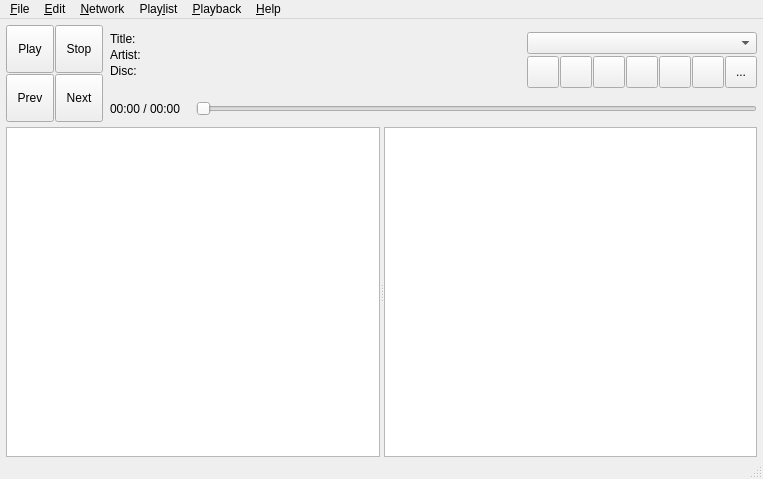
<?xml version="1.0" encoding="UTF-8"?>
<ui version="4.0">
 <class>MainWindow</class>
 <widget class="QMainWindow" name="MainWindow">
  <property name="geometry">
   <rect>
    <x>0</x>
    <y>0</y>
    <width>763</width>
    <height>479</height>
   </rect>
  </property>
  <property name="windowTitle">
   <string>SkyMPC</string>
  </property>
  <widget class="QWidget" name="centralWidget">
   <layout class="QVBoxLayout" name="verticalLayout_2">
    <property name="spacing">
     <number>4</number>
    </property>
    <property name="leftMargin">
     <number>6</number>
    </property>
    <property name="topMargin">
     <number>6</number>
    </property>
    <property name="rightMargin">
     <number>6</number>
    </property>
    <property name="bottomMargin">
     <number>0</number>
    </property>
    <item>
     <widget class="QStackedWidget" name="stackedWidget">
      <property name="sizePolicy">
       <sizepolicy hsizetype="Preferred" vsizetype="Maximum">
        <horstretch>0</horstretch>
        <verstretch>0</verstretch>
       </sizepolicy>
      </property>
      <property name="currentIndex">
       <number>0</number>
      </property>
      <widget class="QWidget" name="page_connected">
       <property name="sizePolicy">
        <sizepolicy hsizetype="Preferred" vsizetype="Maximum">
         <horstretch>0</horstretch>
         <verstretch>0</verstretch>
        </sizepolicy>
       </property>
       <layout class="QHBoxLayout" name="horizontalLayout_3">
        <property name="leftMargin">
         <number>0</number>
        </property>
        <property name="topMargin">
         <number>0</number>
        </property>
        <property name="rightMargin">
         <number>0</number>
        </property>
        <property name="bottomMargin">
         <number>0</number>
        </property>
        <item>
         <widget class="QWidget" name="widget" native="true">
          <property name="minimumSize">
           <size>
            <width>98</width>
            <height>98</height>
           </size>
          </property>
          <property name="maximumSize">
           <size>
            <width>98</width>
            <height>98</height>
           </size>
          </property>
          <layout class="QGridLayout" name="gridLayout">
           <property name="leftMargin">
            <number>0</number>
           </property>
           <property name="topMargin">
            <number>0</number>
           </property>
           <property name="rightMargin">
            <number>0</number>
           </property>
           <property name="bottomMargin">
            <number>0</number>
           </property>
           <property name="spacing">
            <number>1</number>
           </property>
           <item row="1" column="0">
            <widget class="QToolButton" name="toolButton_prev">
             <property name="minimumSize">
              <size>
               <width>48</width>
               <height>48</height>
              </size>
             </property>
             <property name="maximumSize">
              <size>
               <width>48</width>
               <height>48</height>
              </size>
             </property>
             <property name="toolTip">
              <string>Previous</string>
             </property>
             <property name="text">
              <string>Prev</string>
             </property>
             <property name="icon">
              <iconset resource="../resources.qrc">
               <normaloff>:/image/prev.svgz</normaloff>:/image/prev.svgz</iconset>
             </property>
             <property name="iconSize">
              <size>
               <width>20</width>
               <height>20</height>
              </size>
             </property>
            </widget>
           </item>
           <item row="1" column="1">
            <widget class="QToolButton" name="toolButton_next">
             <property name="minimumSize">
              <size>
               <width>48</width>
               <height>48</height>
              </size>
             </property>
             <property name="maximumSize">
              <size>
               <width>48</width>
               <height>48</height>
              </size>
             </property>
             <property name="toolTip">
              <string>Next</string>
             </property>
             <property name="text">
              <string>Next</string>
             </property>
             <property name="icon">
              <iconset resource="../resources.qrc">
               <normaloff>:/image/next.svgz</normaloff>:/image/next.svgz</iconset>
             </property>
             <property name="iconSize">
              <size>
               <width>20</width>
               <height>20</height>
              </size>
             </property>
            </widget>
           </item>
           <item row="0" column="1">
            <widget class="QToolButton" name="toolButton_stop">
             <property name="minimumSize">
              <size>
               <width>48</width>
               <height>48</height>
              </size>
             </property>
             <property name="maximumSize">
              <size>
               <width>48</width>
               <height>48</height>
              </size>
             </property>
             <property name="focusPolicy">
              <enum>Qt::TabFocus</enum>
             </property>
             <property name="toolTip">
              <string>Stop</string>
             </property>
             <property name="text">
              <string>Stop</string>
             </property>
             <property name="icon">
              <iconset resource="../resources.qrc">
               <normaloff>:/image/stop.svgz</normaloff>:/image/stop.svgz</iconset>
             </property>
             <property name="iconSize">
              <size>
               <width>20</width>
               <height>20</height>
              </size>
             </property>
            </widget>
           </item>
           <item row="0" column="0">
            <widget class="QToolButton" name="toolButton_play">
             <property name="minimumSize">
              <size>
               <width>48</width>
               <height>48</height>
              </size>
             </property>
             <property name="maximumSize">
              <size>
               <width>48</width>
               <height>48</height>
              </size>
             </property>
             <property name="focusPolicy">
              <enum>Qt::TabFocus</enum>
             </property>
             <property name="toolTip">
              <string>Play</string>
             </property>
             <property name="text">
              <string>Play</string>
             </property>
             <property name="icon">
              <iconset resource="../resources.qrc">
               <normaloff>:/image/play.svgz</normaloff>:/image/play.svgz</iconset>
             </property>
             <property name="iconSize">
              <size>
               <width>20</width>
               <height>20</height>
              </size>
             </property>
            </widget>
           </item>
          </layout>
         </widget>
        </item>
        <item>
         <layout class="QVBoxLayout" name="verticalLayout">
          <item>
           <layout class="QHBoxLayout" name="horizontalLayout_2">
            <item>
             <widget class="QWidget" name="widget_information_area" native="true">
              <property name="sizePolicy">
               <sizepolicy hsizetype="Expanding" vsizetype="Minimum">
                <horstretch>0</horstretch>
                <verstretch>0</verstretch>
               </sizepolicy>
              </property>
              <property name="maximumSize">
               <size>
                <width>16777215</width>
                <height>200</height>
               </size>
              </property>
              <layout class="QFormLayout" name="formLayout">
               <property name="fieldGrowthPolicy">
                <enum>QFormLayout::AllNonFixedFieldsGrow</enum>
               </property>
               <property name="horizontalSpacing">
                <number>2</number>
               </property>
               <property name="verticalSpacing">
                <number>2</number>
               </property>
               <property name="leftMargin">
                <number>0</number>
               </property>
               <property name="topMargin">
                <number>0</number>
               </property>
               <property name="rightMargin">
                <number>0</number>
               </property>
               <property name="bottomMargin">
                <number>0</number>
               </property>
               <item row="0" column="0">
                <widget class="QLabel" name="label_2">
                 <property name="text">
                  <string>Title:</string>
                 </property>
                </widget>
               </item>
               <item row="0" column="1">
                <widget class="QLabel" name="label_title">
                 <property name="sizePolicy">
                  <sizepolicy hsizetype="Ignored" vsizetype="Preferred">
                   <horstretch>0</horstretch>
                   <verstretch>0</verstretch>
                  </sizepolicy>
                 </property>
                 <property name="text">
                  <string/>
                 </property>
                </widget>
               </item>
               <item row="1" column="0">
                <widget class="QLabel" name="label_3">
                 <property name="text">
                  <string>Artist:</string>
                 </property>
                </widget>
               </item>
               <item row="1" column="1">
                <widget class="QLabel" name="label_artist">
                 <property name="sizePolicy">
                  <sizepolicy hsizetype="Ignored" vsizetype="Preferred">
                   <horstretch>0</horstretch>
                   <verstretch>0</verstretch>
                  </sizepolicy>
                 </property>
                 <property name="text">
                  <string/>
                 </property>
                </widget>
               </item>
               <item row="2" column="0">
                <widget class="QLabel" name="label_4">
                 <property name="text">
                  <string>Disc:</string>
                 </property>
                </widget>
               </item>
               <item row="2" column="1">
                <widget class="QLabel" name="label_disc">
                 <property name="sizePolicy">
                  <sizepolicy hsizetype="Ignored" vsizetype="Preferred">
                   <horstretch>0</horstretch>
                   <verstretch>0</verstretch>
                  </sizepolicy>
                 </property>
                 <property name="text">
                  <string/>
                 </property>
                </widget>
               </item>
              </layout>
             </widget>
            </item>
            <item>
             <layout class="QVBoxLayout" name="verticalLayout_5">
              <property name="spacing">
               <number>2</number>
              </property>
              <item>
               <widget class="ServersComboBox" name="comboBox_servers1"/>
              </item>
              <item>
               <layout class="QHBoxLayout" name="horizontalLayout_7">
                <property name="spacing">
                 <number>1</number>
                </property>
                <item>
                 <widget class="QToolButton" name="toolButton_repeat">
                  <property name="minimumSize">
                   <size>
                    <width>32</width>
                    <height>32</height>
                   </size>
                  </property>
                  <property name="maximumSize">
                   <size>
                    <width>32</width>
                    <height>32</height>
                   </size>
                  </property>
                  <property name="toolTip">
                   <string>Repeat</string>
                  </property>
                  <property name="text">
                   <string/>
                  </property>
                  <property name="icon">
                   <iconset resource="../resources.qrc">
                    <normaloff>:/image/repeat.svgz</normaloff>:/image/repeat.svgz</iconset>
                  </property>
                  <property name="iconSize">
                   <size>
                    <width>20</width>
                    <height>20</height>
                   </size>
                  </property>
                  <property name="checkable">
                   <bool>true</bool>
                  </property>
                 </widget>
                </item>
                <item>
                 <widget class="QToolButton" name="toolButton_random">
                  <property name="minimumSize">
                   <size>
                    <width>32</width>
                    <height>32</height>
                   </size>
                  </property>
                  <property name="maximumSize">
                   <size>
                    <width>32</width>
                    <height>32</height>
                   </size>
                  </property>
                  <property name="toolTip">
                   <string>Random</string>
                  </property>
                  <property name="text">
                   <string/>
                  </property>
                  <property name="icon">
                   <iconset resource="../resources.qrc">
                    <normaloff>:/image/random.svgz</normaloff>:/image/random.svgz</iconset>
                  </property>
                  <property name="iconSize">
                   <size>
                    <width>20</width>
                    <height>20</height>
                   </size>
                  </property>
                  <property name="checkable">
                   <bool>true</bool>
                  </property>
                 </widget>
                </item>
                <item>
                 <widget class="QToolButton" name="toolButton_single">
                  <property name="minimumSize">
                   <size>
                    <width>32</width>
                    <height>32</height>
                   </size>
                  </property>
                  <property name="maximumSize">
                   <size>
                    <width>32</width>
                    <height>32</height>
                   </size>
                  </property>
                  <property name="toolTip">
                   <string>Single</string>
                  </property>
                  <property name="text">
                   <string/>
                  </property>
                  <property name="icon">
                   <iconset resource="../resources.qrc">
                    <normaloff>:/image/single.svgz</normaloff>:/image/single.svgz</iconset>
                  </property>
                  <property name="iconSize">
                   <size>
                    <width>20</width>
                    <height>20</height>
                   </size>
                  </property>
                  <property name="checkable">
                   <bool>true</bool>
                  </property>
                 </widget>
                </item>
                <item>
                 <widget class="QToolButton" name="toolButton_consume">
                  <property name="minimumSize">
                   <size>
                    <width>32</width>
                    <height>32</height>
                   </size>
                  </property>
                  <property name="maximumSize">
                   <size>
                    <width>32</width>
                    <height>32</height>
                   </size>
                  </property>
                  <property name="toolTip">
                   <string>Consume</string>
                  </property>
                  <property name="text">
                   <string/>
                  </property>
                  <property name="icon">
                   <iconset resource="../resources.qrc">
                    <normaloff>:/image/consume.svgz</normaloff>:/image/consume.svgz</iconset>
                  </property>
                  <property name="iconSize">
                   <size>
                    <width>20</width>
                    <height>20</height>
                   </size>
                  </property>
                  <property name="checkable">
                   <bool>true</bool>
                  </property>
                 </widget>
                </item>
                <item>
                 <widget class="QToolButton" name="toolButton_volume">
                  <property name="minimumSize">
                   <size>
                    <width>32</width>
                    <height>32</height>
                   </size>
                  </property>
                  <property name="maximumSize">
                   <size>
                    <width>32</width>
                    <height>32</height>
                   </size>
                  </property>
                  <property name="toolTip">
                   <string>Volume</string>
                  </property>
                  <property name="text">
                   <string/>
                  </property>
                  <property name="icon">
                   <iconset resource="../resources.qrc">
                    <normaloff>:/image/speaker.svgz</normaloff>:/image/speaker.svgz</iconset>
                  </property>
                  <property name="iconSize">
                   <size>
                    <width>20</width>
                    <height>20</height>
                   </size>
                  </property>
                 </widget>
                </item>
                <item>
                 <widget class="QToolButton" name="toolButton_sleep_timer">
                  <property name="minimumSize">
                   <size>
                    <width>32</width>
                    <height>32</height>
                   </size>
                  </property>
                  <property name="maximumSize">
                   <size>
                    <width>32</width>
                    <height>32</height>
                   </size>
                  </property>
                  <property name="toolTip">
                   <string>Sleep Timer</string>
                  </property>
                  <property name="text">
                   <string/>
                  </property>
                  <property name="icon">
                   <iconset resource="../resources.qrc">
                    <normaloff>:/image/timer.svgz</normaloff>:/image/timer.svgz</iconset>
                  </property>
                  <property name="iconSize">
                   <size>
                    <width>20</width>
                    <height>20</height>
                   </size>
                  </property>
                 </widget>
                </item>
                <item>
                 <widget class="QToolButton" name="toolButton_menu">
                  <property name="minimumSize">
                   <size>
                    <width>32</width>
                    <height>32</height>
                   </size>
                  </property>
                  <property name="maximumSize">
                   <size>
                    <width>32</width>
                    <height>32</height>
                   </size>
                  </property>
                  <property name="text">
                   <string>...</string>
                  </property>
                 </widget>
                </item>
               </layout>
              </item>
             </layout>
            </item>
           </layout>
          </item>
          <item>
           <layout class="QHBoxLayout" name="horizontalLayout">
            <item>
             <widget class="QLabel" name="label_progress">
              <property name="minimumSize">
               <size>
                <width>80</width>
                <height>0</height>
               </size>
              </property>
              <property name="text">
               <string>00:00 / 00:00</string>
              </property>
             </widget>
            </item>
            <item>
             <widget class="QSlider" name="horizontalSlider">
              <property name="orientation">
               <enum>Qt::Horizontal</enum>
              </property>
             </widget>
            </item>
           </layout>
          </item>
         </layout>
        </item>
       </layout>
      </widget>
      <widget class="QWidget" name="page_disconnecccted">
       <property name="sizePolicy">
        <sizepolicy hsizetype="Preferred" vsizetype="Maximum">
         <horstretch>0</horstretch>
         <verstretch>0</verstretch>
        </sizepolicy>
       </property>
       <layout class="QVBoxLayout" name="verticalLayout_4">
        <property name="leftMargin">
         <number>0</number>
        </property>
        <property name="topMargin">
         <number>0</number>
        </property>
        <property name="rightMargin">
         <number>0</number>
        </property>
        <property name="bottomMargin">
         <number>0</number>
        </property>
        <item>
         <widget class="QLabel" name="label">
          <property name="sizePolicy">
           <sizepolicy hsizetype="Preferred" vsizetype="Maximum">
            <horstretch>0</horstretch>
            <verstretch>0</verstretch>
           </sizepolicy>
          </property>
          <property name="text">
           <string>Connection is not established.</string>
          </property>
          <property name="alignment">
           <set>Qt::AlignCenter</set>
          </property>
         </widget>
        </item>
        <item>
         <layout class="QHBoxLayout" name="horizontalLayout_5">
          <item>
           <spacer name="horizontalSpacer">
            <property name="orientation">
             <enum>Qt::Horizontal</enum>
            </property>
            <property name="sizeHint" stdset="0">
             <size>
              <width>40</width>
              <height>20</height>
             </size>
            </property>
           </spacer>
          </item>
          <item>
           <widget class="ServersComboBox" name="comboBox_servers2">
            <property name="sizeAdjustPolicy">
             <enum>QComboBox::AdjustToContents</enum>
            </property>
           </widget>
          </item>
          <item>
           <spacer name="horizontalSpacer_2">
            <property name="orientation">
             <enum>Qt::Horizontal</enum>
            </property>
            <property name="sizeHint" stdset="0">
             <size>
              <width>40</width>
              <height>20</height>
             </size>
            </property>
           </spacer>
          </item>
         </layout>
        </item>
       </layout>
      </widget>
     </widget>
    </item>
    <item>
     <widget class="QSplitter" name="splitter">
      <property name="sizePolicy">
       <sizepolicy hsizetype="Expanding" vsizetype="Ignored">
        <horstretch>0</horstretch>
        <verstretch>0</verstretch>
       </sizepolicy>
      </property>
      <property name="orientation">
       <enum>Qt::Horizontal</enum>
      </property>
      <widget class="MyTreeWidget" name="treeWidget">
       <property name="sizePolicy">
        <sizepolicy hsizetype="Expanding" vsizetype="Ignored">
         <horstretch>0</horstretch>
         <verstretch>0</verstretch>
        </sizepolicy>
       </property>
       <property name="editTriggers">
        <set>QAbstractItemView::NoEditTriggers</set>
       </property>
       <property name="dragEnabled">
        <bool>true</bool>
       </property>
       <property name="dragDropMode">
        <enum>QAbstractItemView::DragOnly</enum>
       </property>
       <property name="defaultDropAction">
        <enum>Qt::CopyAction</enum>
       </property>
       <property name="selectionMode">
        <enum>QAbstractItemView::SingleSelection</enum>
       </property>
       <property name="verticalScrollMode">
        <enum>QAbstractItemView::ScrollPerItem</enum>
       </property>
       <property name="expandsOnDoubleClick">
        <bool>false</bool>
       </property>
       <attribute name="headerVisible">
        <bool>false</bool>
       </attribute>
       <column>
        <property name="text">
         <string notr="true">1</string>
        </property>
       </column>
      </widget>
      <widget class="MyListWidget" name="listWidget_playlist">
       <property name="sizePolicy">
        <sizepolicy hsizetype="Expanding" vsizetype="Ignored">
         <horstretch>0</horstretch>
         <verstretch>0</verstretch>
        </sizepolicy>
       </property>
       <property name="acceptDrops">
        <bool>true</bool>
       </property>
       <property name="editTriggers">
        <set>QAbstractItemView::NoEditTriggers</set>
       </property>
       <property name="dragEnabled">
        <bool>true</bool>
       </property>
       <property name="dragDropMode">
        <enum>QAbstractItemView::DragDrop</enum>
       </property>
       <property name="defaultDropAction">
        <enum>Qt::MoveAction</enum>
       </property>
       <property name="selectionMode">
        <enum>QAbstractItemView::ExtendedSelection</enum>
       </property>
       <property name="iconSize">
        <size>
         <width>11</width>
         <height>11</height>
        </size>
       </property>
       <property name="verticalScrollMode">
        <enum>QAbstractItemView::ScrollPerItem</enum>
       </property>
       <property name="horizontalScrollMode">
        <enum>QAbstractItemView::ScrollPerPixel</enum>
       </property>
      </widget>
     </widget>
    </item>
   </layout>
  </widget>
  <widget class="QMenuBar" name="menuBar">
   <property name="geometry">
    <rect>
     <x>0</x>
     <y>0</y>
     <width>763</width>
     <height>24</height>
    </rect>
   </property>
   <widget class="QMenu" name="menu_File">
    <property name="title">
     <string>&amp;File</string>
    </property>
    <addaction name="action_file_close"/>
   </widget>
   <widget class="QMenu" name="menu_Playback">
    <property name="title">
     <string>&amp;Playback</string>
    </property>
    <addaction name="action_play"/>
    <addaction name="action_previous"/>
    <addaction name="action_next"/>
    <addaction name="action_stop"/>
    <addaction name="separator"/>
    <addaction name="action_repeat"/>
    <addaction name="action_random"/>
    <addaction name="action_single"/>
    <addaction name="action_consume"/>
    <addaction name="separator"/>
    <addaction name="action_sleep_timer"/>
   </widget>
   <widget class="QMenu" name="menu_Help">
    <property name="title">
     <string>&amp;Help</string>
    </property>
    <addaction name="action_help_about"/>
   </widget>
   <widget class="QMenu" name="menu_Edit">
    <property name="title">
     <string>&amp;Edit</string>
    </property>
    <addaction name="action_edit_copy"/>
    <addaction name="action_edit_cut"/>
    <addaction name="action_edit_paste_insert"/>
    <addaction name="action_edit_paste_bottom"/>
    <addaction name="action_edit_delete"/>
   </widget>
   <widget class="QMenu" name="menu_Network">
    <property name="title">
     <string>&amp;Network</string>
    </property>
    <addaction name="action_network_connect"/>
    <addaction name="action_network_disconnect"/>
    <addaction name="separator"/>
    <addaction name="action_network_reconnect"/>
   </widget>
   <widget class="QMenu" name="menuPlay_list">
    <property name="title">
     <string>Play&amp;list</string>
    </property>
    <addaction name="action_playlist_update"/>
    <addaction name="separator"/>
    <addaction name="action_playlist_edit"/>
    <addaction name="action_playlist_add_location"/>
    <addaction name="action_playlist_unify"/>
    <addaction name="separator"/>
    <addaction name="action_playlist_quick_load_1"/>
    <addaction name="action_playlist_quick_save_1"/>
    <addaction name="action_playlist_quick_load_2"/>
    <addaction name="action_playlist_quick_save_2"/>
    <addaction name="separator"/>
    <addaction name="action_playlist_clear"/>
   </widget>
   <addaction name="menu_File"/>
   <addaction name="menu_Edit"/>
   <addaction name="menu_Network"/>
   <addaction name="menuPlay_list"/>
   <addaction name="menu_Playback"/>
   <addaction name="menu_Help"/>
  </widget>
  <widget class="QStatusBar" name="statusBar"/>
  <action name="action_random">
   <property name="checkable">
    <bool>true</bool>
   </property>
   <property name="icon">
    <iconset resource="../resources.qrc">
     <normaloff>:/image/random.svgz</normaloff>:/image/random.svgz</iconset>
   </property>
   <property name="text">
    <string>Ra&amp;ndom</string>
   </property>
   <property name="toolTip">
    <string>Random</string>
   </property>
   <property name="shortcut">
    <string>Ctrl+N</string>
   </property>
  </action>
  <action name="action_repeat">
   <property name="checkable">
    <bool>true</bool>
   </property>
   <property name="icon">
    <iconset resource="../resources.qrc">
     <normaloff>:/image/repeat.svgz</normaloff>:/image/repeat.svgz</iconset>
   </property>
   <property name="text">
    <string>&amp;Repeat</string>
   </property>
   <property name="toolTip">
    <string>Repeat</string>
   </property>
   <property name="shortcut">
    <string>Ctrl+R</string>
   </property>
  </action>
  <action name="action_debug">
   <property name="text">
    <string>Debug</string>
   </property>
  </action>
  <action name="action_play">
   <property name="icon">
    <iconset resource="../resources.qrc">
     <normaloff>:/image/play.svgz</normaloff>:/image/play.svgz</iconset>
   </property>
   <property name="text">
    <string>&amp;Play</string>
   </property>
   <property name="toolTip">
    <string>Play</string>
   </property>
   <property name="shortcut">
    <string>F1</string>
   </property>
  </action>
  <action name="action_stop">
   <property name="icon">
    <iconset resource="../resources.qrc">
     <normaloff>:/image/stop.svgz</normaloff>:/image/stop.svgz</iconset>
   </property>
   <property name="text">
    <string>&amp;Stop</string>
   </property>
   <property name="toolTip">
    <string>Stop</string>
   </property>
   <property name="shortcut">
    <string>F4</string>
   </property>
  </action>
  <action name="action_previous">
   <property name="icon">
    <iconset resource="../resources.qrc">
     <normaloff>:/image/prev.svgz</normaloff>:/image/prev.svgz</iconset>
   </property>
   <property name="text">
    <string>Pre&amp;vious</string>
   </property>
   <property name="toolTip">
    <string>Previous</string>
   </property>
   <property name="shortcut">
    <string>F2</string>
   </property>
  </action>
  <action name="action_next">
   <property name="icon">
    <iconset resource="../resources.qrc">
     <normaloff>:/image/next.svgz</normaloff>:/image/next.svgz</iconset>
   </property>
   <property name="text">
    <string>&amp;Next</string>
   </property>
   <property name="toolTip">
    <string>Next</string>
   </property>
   <property name="shortcut">
    <string>F3</string>
   </property>
  </action>
  <action name="action_help_about">
   <property name="text">
    <string>About</string>
   </property>
  </action>
  <action name="action_edit_copy">
   <property name="text">
    <string>&amp;Copy</string>
   </property>
   <property name="shortcut">
    <string>Ctrl+C</string>
   </property>
  </action>
  <action name="action_edit_cut">
   <property name="text">
    <string>Cu&amp;t</string>
   </property>
   <property name="shortcut">
    <string>Ctrl+X</string>
   </property>
  </action>
  <action name="action_edit_paste_bottom">
   <property name="text">
    <string>Paste (&amp;Bottom)</string>
   </property>
   <property name="toolTip">
    <string>Paste (Bottom)</string>
   </property>
   <property name="shortcut">
    <string>Ctrl+B</string>
   </property>
  </action>
  <action name="action_edit_delete">
   <property name="text">
    <string>&amp;Delete</string>
   </property>
   <property name="shortcut">
    <string>Del</string>
   </property>
  </action>
  <action name="action_network_connect">
   <property name="text">
    <string>&amp;Connect...</string>
   </property>
   <property name="shortcut">
    <string>Ctrl+T</string>
   </property>
  </action>
  <action name="action_network_disconnect">
   <property name="text">
    <string>&amp;Disconnect</string>
   </property>
  </action>
  <action name="action_single">
   <property name="checkable">
    <bool>true</bool>
   </property>
   <property name="icon">
    <iconset resource="../resources.qrc">
     <normaloff>:/image/single.svgz</normaloff>:/image/single.svgz</iconset>
   </property>
   <property name="text">
    <string>S&amp;ingle</string>
   </property>
   <property name="shortcut">
    <string>Ctrl+I</string>
   </property>
  </action>
  <action name="action_playlist_edit">
   <property name="text">
    <string>&amp;Edit...</string>
   </property>
   <property name="toolTip">
    <string>Edit</string>
   </property>
   <property name="shortcut">
    <string>F6</string>
   </property>
  </action>
  <action name="action_edit_paste_insert">
   <property name="text">
    <string>Paste (&amp;Insert)</string>
   </property>
   <property name="toolTip">
    <string>Paste (Insert)</string>
   </property>
   <property name="shortcut">
    <string>Ctrl+V</string>
   </property>
  </action>
  <action name="action_playlist_add_location">
   <property name="text">
    <string>&amp;Add location...</string>
   </property>
   <property name="toolTip">
    <string>Add location</string>
   </property>
  </action>
  <action name="action_playlist_update">
   <property name="text">
    <string>&amp;Update</string>
   </property>
   <property name="toolTip">
    <string>Update</string>
   </property>
   <property name="shortcut">
    <string>F5</string>
   </property>
  </action>
  <action name="action_file_close">
   <property name="text">
    <string>Close</string>
   </property>
   <property name="shortcut">
    <string>Ctrl+W</string>
   </property>
  </action>
  <action name="action_playlist_quick_save_1">
   <property name="text">
    <string>Quick save 1</string>
   </property>
   <property name="shortcut">
    <string>Shift+F7</string>
   </property>
  </action>
  <action name="action_playlist_quick_save_2">
   <property name="text">
    <string>Quick save 2</string>
   </property>
   <property name="shortcut">
    <string>Shift+F8</string>
   </property>
  </action>
  <action name="action_playlist_quick_load_1">
   <property name="text">
    <string>Quick load 1</string>
   </property>
   <property name="shortcut">
    <string>F7</string>
   </property>
  </action>
  <action name="action_playlist_quick_load_2">
   <property name="text">
    <string>Quick load 2</string>
   </property>
   <property name="shortcut">
    <string>F8</string>
   </property>
  </action>
  <action name="action_playlist_clear">
   <property name="text">
    <string>&amp;Clear</string>
   </property>
   <property name="shortcut">
    <string>Shift+F6</string>
   </property>
  </action>
  <action name="action_playlist_unify">
   <property name="text">
    <string>Unify</string>
   </property>
  </action>
  <action name="action_consume">
   <property name="icon">
    <iconset resource="../resources.qrc">
     <normaloff>:/image/consume.svgz</normaloff>:/image/consume.svgz</iconset>
   </property>
   <property name="text">
    <string>Consume</string>
   </property>
  </action>
  <action name="action_network_reconnect">
   <property name="text">
    <string>Reconnect</string>
   </property>
   <property name="shortcut">
    <string>Shift+F5</string>
   </property>
  </action>
  <action name="action_sleep_timer">
   <property name="icon">
    <iconset resource="../resources.qrc">
     <normaloff>:/image/timer.svgz</normaloff>:/image/timer.svgz</iconset>
   </property>
   <property name="text">
    <string>Sleep &amp;timer...</string>
   </property>
   <property name="shortcut">
    <string>Shift+F1</string>
   </property>
  </action>
 </widget>
 <layoutdefault spacing="6" margin="11"/>
 <customwidgets>
  <customwidget>
   <class>MyTreeWidget</class>
   <extends>QTreeWidget</extends>
   <header>MyTreeWidget.h</header>
  </customwidget>
  <customwidget>
   <class>MyListWidget</class>
   <extends>QListWidget</extends>
   <header>MyListWidget.h</header>
  </customwidget>
  <customwidget>
   <class>ServersComboBox</class>
   <extends>QComboBox</extends>
   <header>ServersComboBox.h</header>
  </customwidget>
 </customwidgets>
 <tabstops>
  <tabstop>toolButton_play</tabstop>
  <tabstop>toolButton_stop</tabstop>
  <tabstop>toolButton_prev</tabstop>
  <tabstop>toolButton_next</tabstop>
  <tabstop>comboBox_servers1</tabstop>
  <tabstop>toolButton_repeat</tabstop>
  <tabstop>toolButton_random</tabstop>
  <tabstop>toolButton_single</tabstop>
  <tabstop>toolButton_consume</tabstop>
  <tabstop>toolButton_volume</tabstop>
  <tabstop>toolButton_sleep_timer</tabstop>
  <tabstop>toolButton_menu</tabstop>
  <tabstop>horizontalSlider</tabstop>
  <tabstop>treeWidget</tabstop>
  <tabstop>listWidget_playlist</tabstop>
 </tabstops>
 <resources>
  <include location="../resources.qrc"/>
 </resources>
 <connections/>
</ui>
